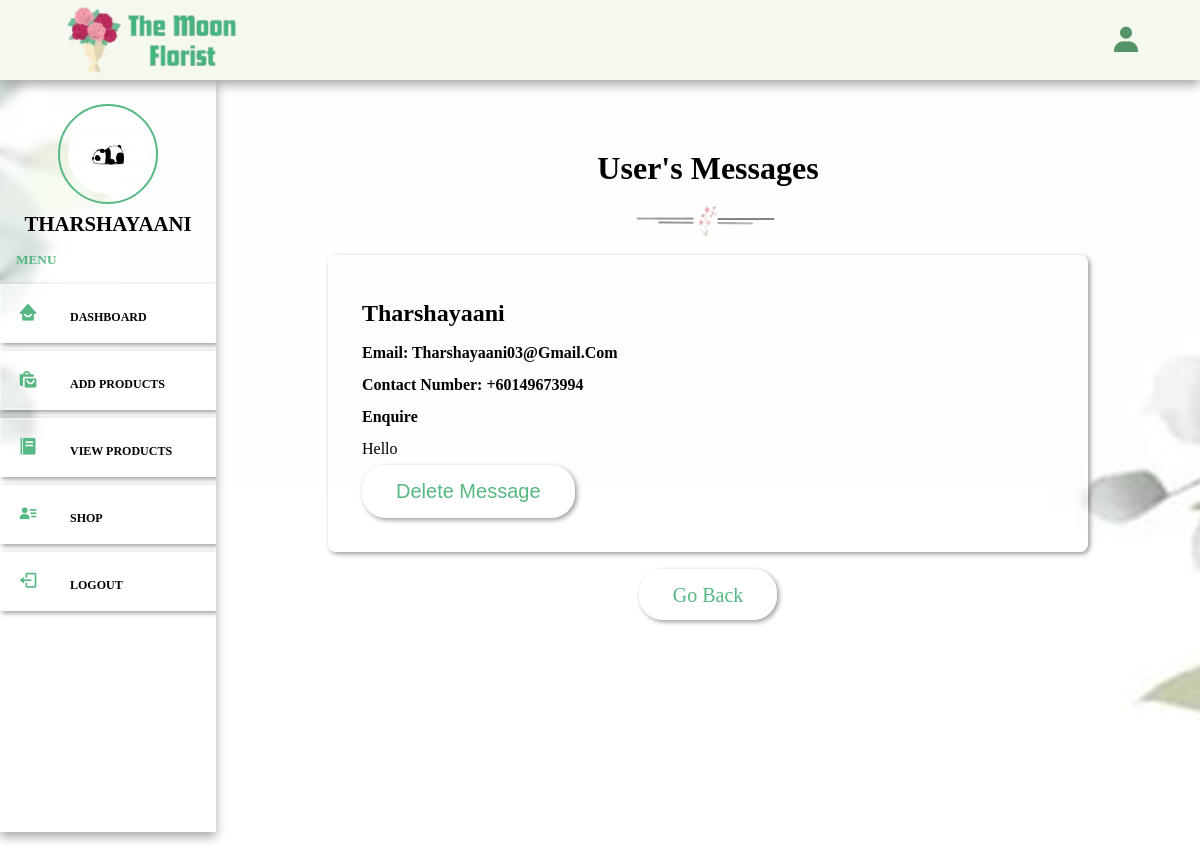
Page /admin_message.php (signed in) on the committed database.
### tables this page shows
CREATE TABLE `sellers` (
  `id` int(20) NOT NULL,
  `name` varchar(50) NOT NULL,
  `email` varchar(150) NOT NULL,
  `password` varchar(50) NOT NULL,
  `image` varchar(100) NOT NULL
);

CREATE TABLE `message` (
  `id` varchar(255) NOT NULL,
  `user_id` varchar(255) NOT NULL,
  `name` varchar(255) NOT NULL,
  `email` varchar(100) NOT NULL,
  `contact_number` int(11) NOT NULL,
  `subject` varchar(255) NOT NULL,
  `message` varchar(255) NOT NULL
);

### admin_message.php (the view, shortened to what this page needs)
<?php
	include '../components/connect.php';
?>
<!DOCTYPE html>
<html lang="en">
<head>
   <link href='https://unpkg.com/boxicons@2.1.2/css/boxicons.min.css' rel='stylesheet'>
</head>
<body>
	<div class="main-container">
		<?php include '../components/admin_header.php'; ?>
		<section class="message-container">
			<div class="heading">
				<h1>user's messages</h1>
				<img src="../image/break.png" width="100">
			</div>
			<div class="box-container">
				<?php
					$select_message = $conn->prepare("SELECT * FROM `message`");
					$select_message->execute();
					if ($select_message->rowCount() > 0) {
						while($fetch_message = $select_message->fetch(PDO::FETCH_ASSOC)){
				?>
				<div class="box">
					<h3 class="name"><?= $fetch_message['name']; ?></h3>
					<h4>Email: <?= $fetch_message['email']; ?></h4>
					<h4>Contact Number: +60<?= $fetch_message['contact_number']; ?></h4>
					<h4><?= $fetch_message['subject']; ?></h4>
					<p><?= $fetch_message['message']; ?></p>
					<form action="" method="post">
						<input type="submit" name="delete_msg" value="delete message" class="btn" onclick="return confirm('Delete this message?');">
					</form>
				</div>
				<?php
						}
					}else{
						echo '
							<div class="empty">
								<p>No unread messages yet!</p>
							</div>
						';
					}
				?>
			</div>
			<div style="text-align:center; padding-top:1rem;">
				<a href="dashboard.php" class="btn">go back</a>
			</div>
		</section>
	</div>
</body>
</html>

### admin_header.php (shortened to what this page needs)
<header>
	<div class="logo">
		<img src="../image/logo.png" width="200">
	</div>
	<div class="right">
		<div class="bx bxs-user" id="user-btn"></div>
	</div>
</header>
<div class="side-container">
	<div class="sidebar">
		<?php
			$select_profile = $conn->prepare("SELECT * FROM `sellers` WHERE id=?");
			$select_profile->execute([$seller_id]);
			if ($select_profile->rowCount() > 0) {
				$fetch_profile = $select_profile->fetch(PDO::FETCH_ASSOC);
		?>
		<div class="profile">
			<img src="../uploaded_files/<?= $fetch_profile['image']; ?>" class="logo-img" width="100">
			<p><?= $fetch_profile['name']; ?></p>
		</div>
		<?php } ?>
		<h5>menu</h5>
		<div class="navbar">
			<ul>
				<li><a href="dashboard.php"><i class="bx bxs-home-smile"></i>dashboard</a></li>
				<li><a href="add_product.php"><i class="bx bxs-shopping-bags"></i>add products</a></li>
				<li><a href="view_posts.php"><i class="bx bxs-food-menu"></i>view products</a></li>
				<li><a href="../shop.php"><i class="bx bxs-user-detail"></i>shop</a></li>
				<li><a href="../components/admin_logout.php" onclick="return confirm('logout from this website')"><i class="bx bx-log-out"></i>logout</a></li>
			</ul>
		</div>
	</div>
</div>

### rows in the picture
sellers: image (picture), name "THARSHAYAANI"
message: name "Tharshayaani", email "Tharshayaani03@gmail.com", contact_number "149673994", subject "Enquire", message "Hello"
